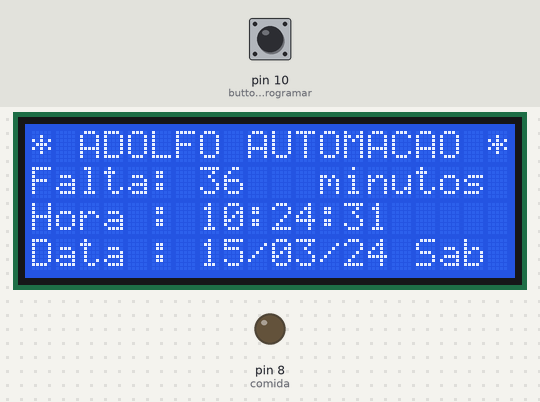
A sketch run on a simulated Arduino Uno, built with avr-gcc and run on an emulated ATmega328P. On the bench: 20×4 character LCD, output pins drawn as LEDs (lit = HIGH). Wiring (inferred from the names in the program): DS1307 clock at I2C address 0x68. The inputs (shaded band) are chosen by the test bench; at power-on: pin 10 (button_programar) LOW. The local clock reads 2024-03-15 10:24:30 at power-on unless the sketch sets it.

Above: at 1.2 s.
1.3 s: pin 10 (button_programar) pulled HIGH for 0.15 s
At 1.39 s:
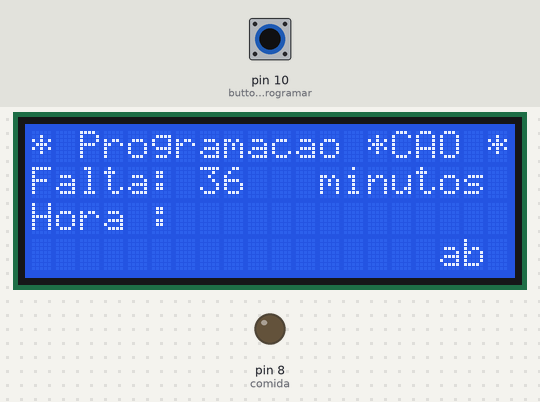
2.9 s: pin 10 (button_programar) pulled HIGH for 1 s
5.4 s: pin 10 (button_programar) pulled HIGH for 0.15 s
At 6.8 s:
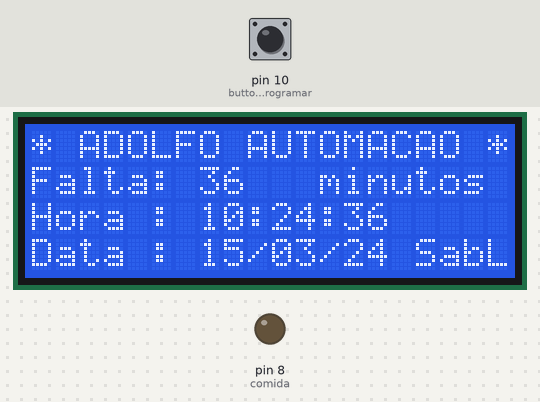
8.5 s: pin 10 (button_programar) pulled HIGH for 3.2 s
At 9.0 s:
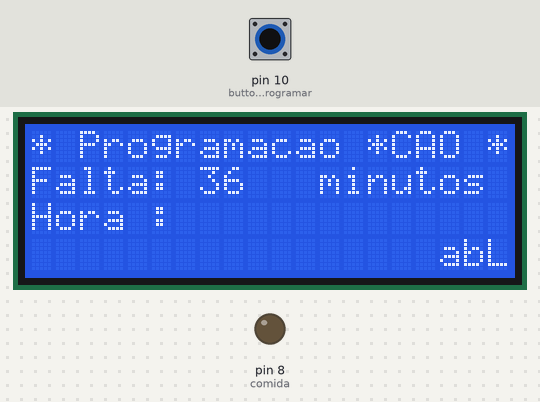
Timing chart, 0 to 11.5 s (numbered marks = the images above; inputs shaded):
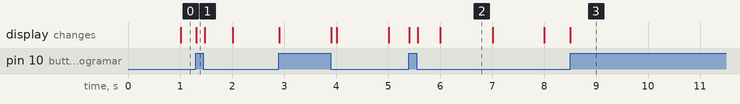

Measured:
- after the input at 1.3 s, the display: changes at once (image 1)
- after the input at 5.4 s, the display: first changes at once (image 2 shows a later state)
- after the input at 8.5 s, the display: changes at once (image 3)
- what the display in image 2 shows lasts 1.0 s, from 6.0 s to 7.0 s

The sketch:

controle_alimenta__o.ino
```cpp
/******************************************************************************
*
* Programa                : Alimentador de peixes Relogio com modulo DS1307 e LCD 20x4
* Autor                   : Jose Adolfo de castro Neto
* Data Criação            : 02/07/2017
* Data ultima Modificação : 06/05/2018
*/
//******************************************************************************


//******************************************************************************
// --- Inicializa o LCD ---
#include "Wire.h"
#include <LiquidCrystal.h>
//******************************************************************************
// --- Defines ---
#define DS1307_ADDRESS 0x68


//******************************************************************************
// --- Inicializa o LCD ---
LiquidCrystal lcd(12, 11, 5, 4, 3, 2);


//******************************************************************************
// --- Pinos ---
int const comida =8;
int const button_programar = 10;

//******************************************************************************
// --- Variaveis Globais ---
byte zero = 0x00;
char control = 0x01;
char counter = 0x00;


//******************************************************************************

void setup()
{
  //--- configuração do timer0 ---
/*
 *    TEMPO_INTERRUPÇÃO = (1 / FREQUENCIA DO CRISTAL) * Prescaler * OVERFLOW DO TIMER
 *    TEMPO_INTERRUPÇÃO = (1/16MHz)                   * 1024      * 256
 *    TEMPO_INTERRUPÇÃO = 62,5ns                      * 1024      * 256
 *    TEMPO_INTERRUPÇÃO = 16,384ms  ou 61,03Hz
 */
   TCCR2A = 0x00; // Desabilita o OC0A e o OC0B, modo de operação normal com overflow em 0xff
   TCCR2B = 0x06; // prescaler 1:1024
   TCNT2  = 0; // contador = 0
   TIMSK2 = 0x01; // Habilita a interrupção por overflow do timer0
   SREG   = 0b10000000; // Habilita a interrupção global 0b'1000 0000'


  pinMode(comida,OUTPUT);
  pinMode(button_programar,INPUT);


 // Define o LCD com 20 colunas e 4 linhas
 lcd.begin(20, 4);
 Wire.begin();
 Serial.begin(9600);
 // A linha abaixo pode ser retirada apos setar a data e hora
 // SelecionaDataeHora();

}


//******************************************************************************
// --- Interrupção ---
ISR(TIMER2_OVF_vect)
{
  boolean stado;

  TCNT2 = 0;  // contador
  counter++;


  stado = digitalRead(button_programar);
 while(stado == true)
  {
    SREG   = 0b00000000;
    programar();
    stado = digitalRead(button_programar);
    delay(50);
  }


  SREG   = 0b10000000;
  //loop();
}

void loop()
{
   int segundos;
    int minutos;
 while(1)
 {
  Wire.beginTransmission(DS1307_ADDRESS);
  Wire.write(zero);
  Wire.endTransmission();
  Wire.requestFrom(DS1307_ADDRESS, 7);
  segundos = ConverteparaDecimal(Wire.read());
  minutos  = ConverteparaDecimal(Wire.read());

//***************************  Programação do tempo de funcionamento  ****************************************

   if(minutos == 0)
   {
       if(segundos < 3)
         digitalWrite(comida,HIGH);
       else
         digitalWrite(comida,LOW);
   }
   else
   digitalWrite(comida,LOW);

//***************************************************************************************************************
   minutos =(60-minutos);
   if(minutos > 60)
      minutos /= 10;

   Mostrarelogio();
   lcd.setCursor(0,1);
   lcd.print("Falta:");
   lcd.setCursor(7,1);
   lcd.print(minutos);
   lcd.setCursor(12,1);
   lcd.print("minutos");
  }
}

void SelecionaDataeHora() // Seta a data e a hora do DS1307
{
 byte segundos = 01; // Valores de 0 a 59
 byte minutos = 16; // Valores de 0 a 59
 byte horas = 16; // Valores de 0 a 23
 byte diadasemana = 0; // Valores de 0 a 6 (0=Domingo, 1 = Segunda...)
 byte diadomes = 9; // Valores de 1 a 31
 byte mes = 7; // Valores de 1 a 12
 byte ano = 17; // Valores de 0 a 99
 Wire.beginTransmission(DS1307_ADDRESS);
 // Stop no CI para que o mesmo possa receber os dados
 Wire.write(zero);

 // As linhas abaixo escrevem no CI os valores de
 // data e hora que foram colocados nas variaveis acima
 Wire.write(ConverteParaBCD(segundos));
 Wire.write(ConverteParaBCD(minutos));
 Wire.write(ConverteParaBCD(horas));
 Wire.write(ConverteParaBCD(diadasemana));
 Wire.write(ConverteParaBCD(diadomes));
 Wire.write(ConverteParaBCD(mes));
 Wire.write(ConverteParaBCD(ano));
 Wire.write(zero); //Start no CI
 Wire.endTransmission();
}

byte ConverteParaBCD(byte val)
{
 // Converte o número de decimal para BCD
 return ( (val/10*16) + (val%10) );
}

byte ConverteparaDecimal(byte val)
{
 // Converte de BCD para decimal
 return ( (val/16*10) + (val%16) );
}

void Mostrarelogio()
{
 Wire.beginTransmission(DS1307_ADDRESS);
 Wire.write(zero);
 Wire.endTransmission();
 Wire.requestFrom(DS1307_ADDRESS, 7);
 int segundos = ConverteparaDecimal(Wire.read());
 int minutos = ConverteparaDecimal(Wire.read());
 int horas = ConverteparaDecimal(Wire.read() & 0b111111);
 int diadasemana = ConverteparaDecimal(Wire.read());
 int diadomes = ConverteparaDecimal(Wire.read());
 int mes = ConverteparaDecimal(Wire.read());
 int ano = ConverteparaDecimal(Wire.read());
 // Imprime mensagem na primeira linha do display
 lcd.setCursor(0,0);
 lcd.print("* ADOLFO AUTOMACAO *");
 lcd.setCursor(0,2);
 lcd.print("Hora :");
 // Mostra a hora atual no display
 lcd.setCursor(7, 2);
 if (horas < 10)
 {lcd.print("0");}
 lcd.print(horas);
 lcd.print(":");
 if (minutos < 10)
 {lcd.print("0");}
 lcd.print(minutos);
 lcd.print(":");
 if (segundos < 10)
 {lcd.print("0");}
 lcd.print(segundos);

 // Mostra a data atual no display
 lcd.setCursor(0, 3);
 lcd.print("Data :");
 lcd.setCursor(7,3);
 if (diadomes < 10)
 {lcd.print("0");}
 lcd.print(diadomes);
 lcd.print("/");
 if (mes < 10)
 {lcd.print("0");}
 lcd.print(mes);
 lcd.print("/");
 lcd.print(ano);

 //Mostra o dia da semana no display
 lcd.setCursor(16, 3);
 switch(diadasemana)
 {
 case 0:lcd.print("Dom");
 break;
 case 1:lcd.print("Seg");
 break;
 case 2:lcd.print("Ter");
 break;
 case 3:lcd.print("Qua");
 break;
 case 4:lcd.print("Qui");
 break;
 case 5:lcd.print("Sex");
 break;
 case 6:lcd.print("Sab");
 }
}


void programar(void)
{
  //lcd.clear();
   lcd.setCursor(0,0);
   lcd.print("* Programacao *");
   lcd.setCursor(0,2);
   lcd.print("Hora :           ");
   lcd.setCursor(0,3);
   lcd.print("                 ");
   lcd.setCursor(0,4);
   lcd.print("                 ");
   delay(100);
}
```
